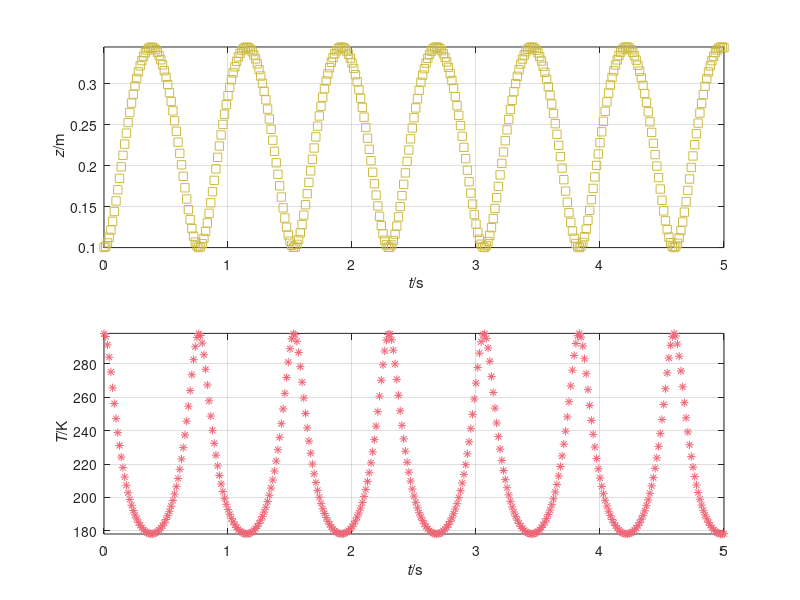

Here is the MATLAB script that generated this plot:
%%% Simulation of ideal gas & piston, temperature
%% Coordinates (t, z)

%% Constants
m = 20;             % kg: mass piston
g = 9.8;            % N/kg: gravitational acceleration
R = 8.31446261815;  % N m/(K mol): molar gas constant
N = 0.02;           % mol: amount of ideal gas
C = 20;             % J/(K mol): molar heat capacity

%% Initial conditions, state: (z, v, T)
t = 0;       % s: time
z = 0.1;     % m: position piston
v = 0;       % m/s: velocity piston
T = 298.15;  % K: temperature of ideal gas

%% Boundary conditions
G = -m * g;  % N: gravity supply piston
Q = 0;       % J/s: heat flux

%% Parameters for time loop
t1 = 5;        % s: final time
dt = 0.00001;  % s: time step %@

%% Plotting
dtplot = t1/360;  % time interval between plots
tplot = dtplot;   % time for next plot
clf
subplot(2, 1, 1); plot(t, z, 's', 'color', '#CCBB44')
xlabel('{\it t}/s'); ylabel('{\it z}/m')
hold on; axis('tight'); xlim([0, t1]); grid on
subplot(2, 1, 2); plot(t, T, '*', 'color', '#EE6677')
xlabel('{\it t}/s'); ylabel('{\it T}/K')
hold on; axis('tight'); xlim([0, t1]); grid on %@

%% Numerical time integration
while t < t1
  %% constitutive relations
  P = m * v;
  F = R * N * T / z;
  E = C * N * T;
  Phi = Q + dot(-F, v);

  %% balance laws
  t = t + dt;
  P = P + (F + G) * dt;
  z = z + v * dt;
  E = E + Phi * dt;

  %% constitutive relations: find new state variables
  v = P / m;
  T = E / (C * N); %@

  %% plot
  if t > tplot
    subplot(2, 1, 1); plot(t, z, 's', 'color', '#CCBB44')
    subplot(2, 1, 2); plot(t, T, '*', 'color', '#EE6677')
    pause(0)
    tplot = tplot + dtplot;
  end %@
end
